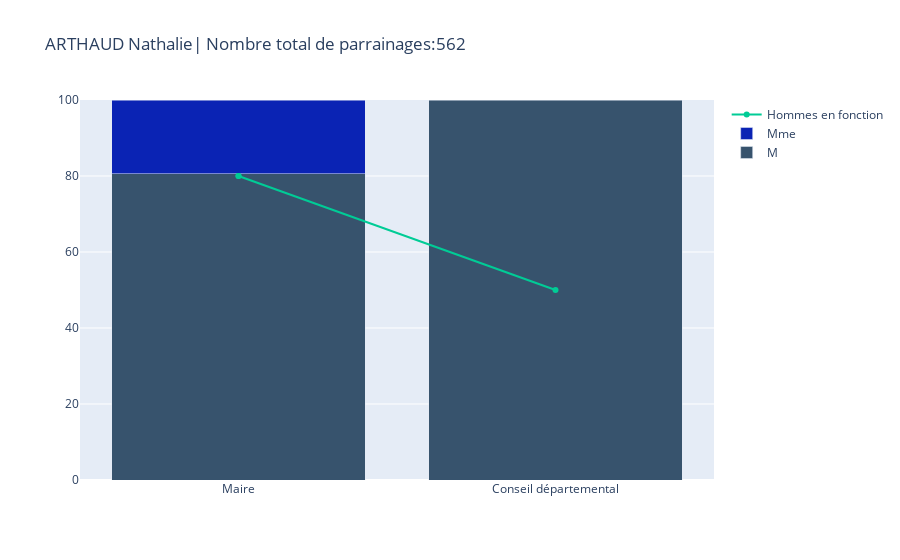
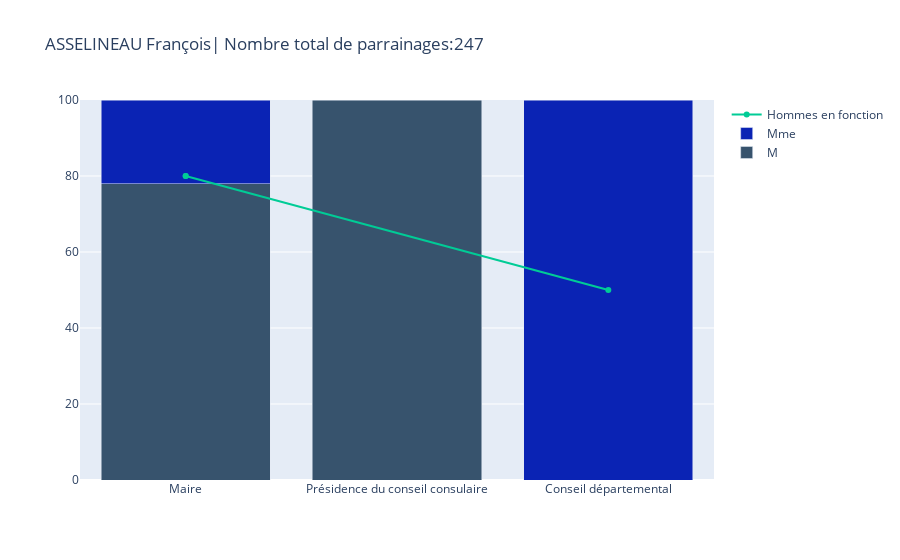
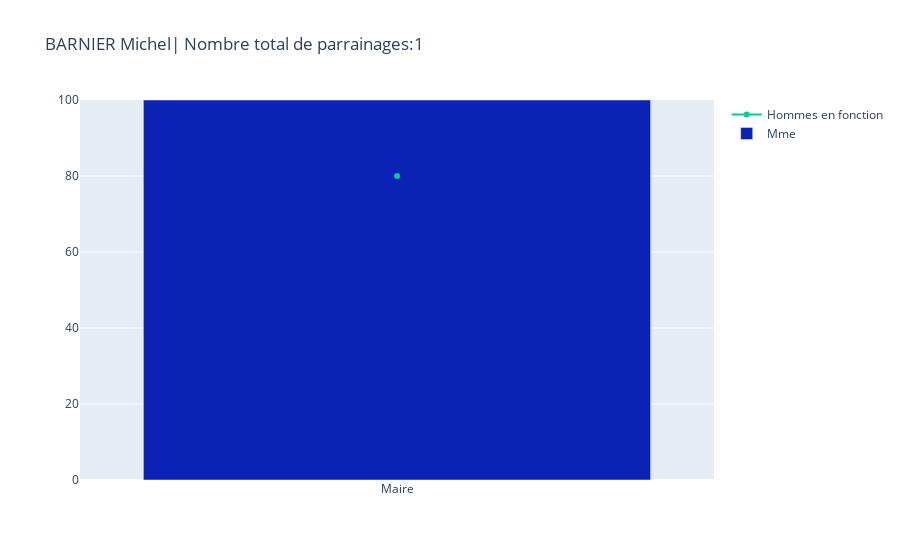
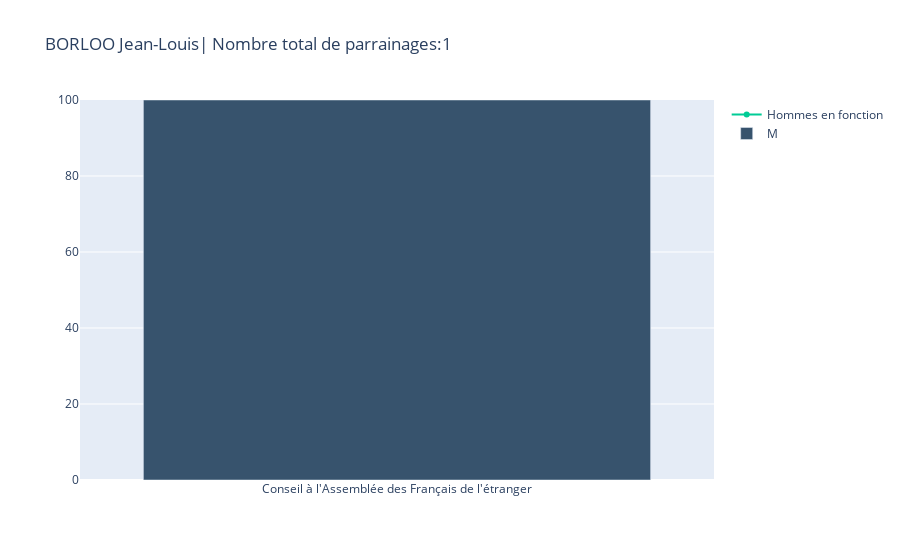

The cell these charts' notebook holds for them, in order:
### Code cell
#chargement des fichiers dans les dataframes
pt_origin = pd.DataFrame(d)
rf = pd.read_csv('repart_femme_ok.csv')
transco = pd.read_csv('transco_mandat.csv')
#merge trasnco mandat et femmes repartition
pt_test_new_way = pd.merge(pt_origin,transco,how='left', on=['Mandat'])
pt_test_new_way.rename(columns={"Mandat": "oldMandat"})
#remplacer les null par des 0
pt_test_new_way= pt_test_new_way.fillna(0)
pt_test_new_way = pd.merge(pt_test_new_way,rf,how='left', left_on=['transco_mandat'],right_on=['Mandat'])
pt_test_new_way= pt_test_new_way.fillna(np.NaN)
#on supprime la colonne date de publication
pt_test_new_way = pt_test_new_way.drop('DatePublication',axis = 1)
#on ajoute une colonne avec le count/civ/mandat
group_civi_mandat = pt_test_new_way.groupby(["Candidat","transco_mandat","Civilite"]).agg(total_civi_mandat = ('Nom','count'))
pt_test_new_way = pt_test_new_way.join(group_civi_mandat['total_civi_mandat'],how='left',on=["Candidat","transco_mandat","Civilite"])
#on selectionne les colonnes voulues
pt_test_new_way = pt_test_new_way[["Candidat","Civilite","total_civi_mandat","transco_mandat","Partdhommes"]]
#on supprime les doublons
pt_test_new_way = pt_test_new_way.drop_duplicates(subset = ["Candidat","Civilite","total_civi_mandat","transco_mandat","Partdhommes"])
mes_figues = []
for Candidat,group in pt_test_new_way.sort_values(by="Partdhommes",ascending=False).groupby(["Candidat"]):
    monsieur=group.query('Civilite=="M."')
    mme=group.query('Civilite=="Mme"')
    fig = go.Figure()
    fig.add_trace(go.Bar(x=monsieur["transco_mandat"],
                y=monsieur['total_civi_mandat'],
                name='M',
                marker_color='rgb(55, 83, 109)'
                ))
    
    fig.add_trace(go.Bar(x=mme["transco_mandat"],
                y=mme['total_civi_mandat'],
                name='Mme',
                marker_color='rgb(10, 35, 180)'
                ))
    fig.add_trace(go.Scatter(x=group["transco_mandat"],
                             y=group["Partdhommes"], 
                             name="Hommes en fonction"))
    fig.update_layout(barmode='stack')
    fig.update_layout(barnorm='percent')
    fig.update_layout(showlegend=True)
    fig.update_layout(
        title_text=Candidat+"| Nombre total de parrainages:"+str(int(group["total_civi_mandat"].sum()))
    )
    fig.show()
    mes_figues.append(fig)

### Figure 1 — Plotly figure (JSON) as saved in the notebook; plotly's stock layout.template omitted (floating-point values rounded to 4 significant figures)
{"data": [{"marker": {"color": "rgb(55, 83, 109)"}, "name": "M", "type": "bar", "x": ["Maire", "Conseil départemental"], "y": [452, 1]}, {"marker": {"color": "rgb(10, 35, 180)"}, "name": "Mme", "type": "bar", "x": ["Maire"], "y": [109]}, {"name": "Hommes en fonction", "type": "scatter", "x": ["Maire", "Maire", "Conseil départemental"], "y": [80, 80, 50]}], "layout": {"barmode": "stack", "barnorm": "percent", "showlegend": true, "title": {"text": "ARTHAUD Nathalie| Nombre total de parrainages:562"}}}

### Figure 2 — Plotly figure (JSON) as saved in the notebook; plotly's stock layout.template omitted (floating-point values rounded to 4 significant figures)
{"data": [{"marker": {"color": "rgb(55, 83, 109)"}, "name": "M", "type": "bar", "x": ["Maire", "Présidence du conseil consulaire"], "y": [191, 1]}, {"marker": {"color": "rgb(10, 35, 180)"}, "name": "Mme", "type": "bar", "x": ["Maire", "Conseil départemental"], "y": [54, 1]}, {"name": "Hommes en fonction", "type": "scatter", "x": ["Maire", "Maire", "Conseil départemental", "Présidence du conseil consulaire"], "y": [80, 80, 50, null]}], "layout": {"barmode": "stack", "barnorm": "percent", "showlegend": true, "title": {"text": "ASSELINEAU François| Nombre total de parrainages:247"}}}

### Figure 3 — Plotly figure (JSON) as saved in the notebook; plotly's stock layout.template omitted (floating-point values rounded to 4 significant figures)
{"data": [{"marker": {"color": "rgb(55, 83, 109)"}, "name": "M", "type": "bar", "x": [], "y": []}, {"marker": {"color": "rgb(10, 35, 180)"}, "name": "Mme", "type": "bar", "x": ["Maire"], "y": [1]}, {"name": "Hommes en fonction", "type": "scatter", "x": ["Maire"], "y": [80]}], "layout": {"barmode": "stack", "barnorm": "percent", "showlegend": true, "title": {"text": "BARNIER Michel| Nombre total de parrainages:1"}}}

### Figure 4 — Plotly figure (JSON) as saved in the notebook; plotly's stock layout.template omitted (floating-point values rounded to 4 significant figures)
{"data": [{"marker": {"color": "rgb(55, 83, 109)"}, "name": "M", "type": "bar", "x": ["Conseil à l'Assemblée des Français de l'étranger"], "y": [1]}, {"marker": {"color": "rgb(10, 35, 180)"}, "name": "Mme", "type": "bar", "x": [], "y": []}, {"name": "Hommes en fonction", "type": "scatter", "x": ["Conseil à l'Assemblée des Français de l'étranger"], "y": [null]}], "layout": {"barmode": "stack", "barnorm": "percent", "showlegend": true, "title": {"text": "BORLOO Jean-Louis| Nombre total de parrainages:1"}}}
